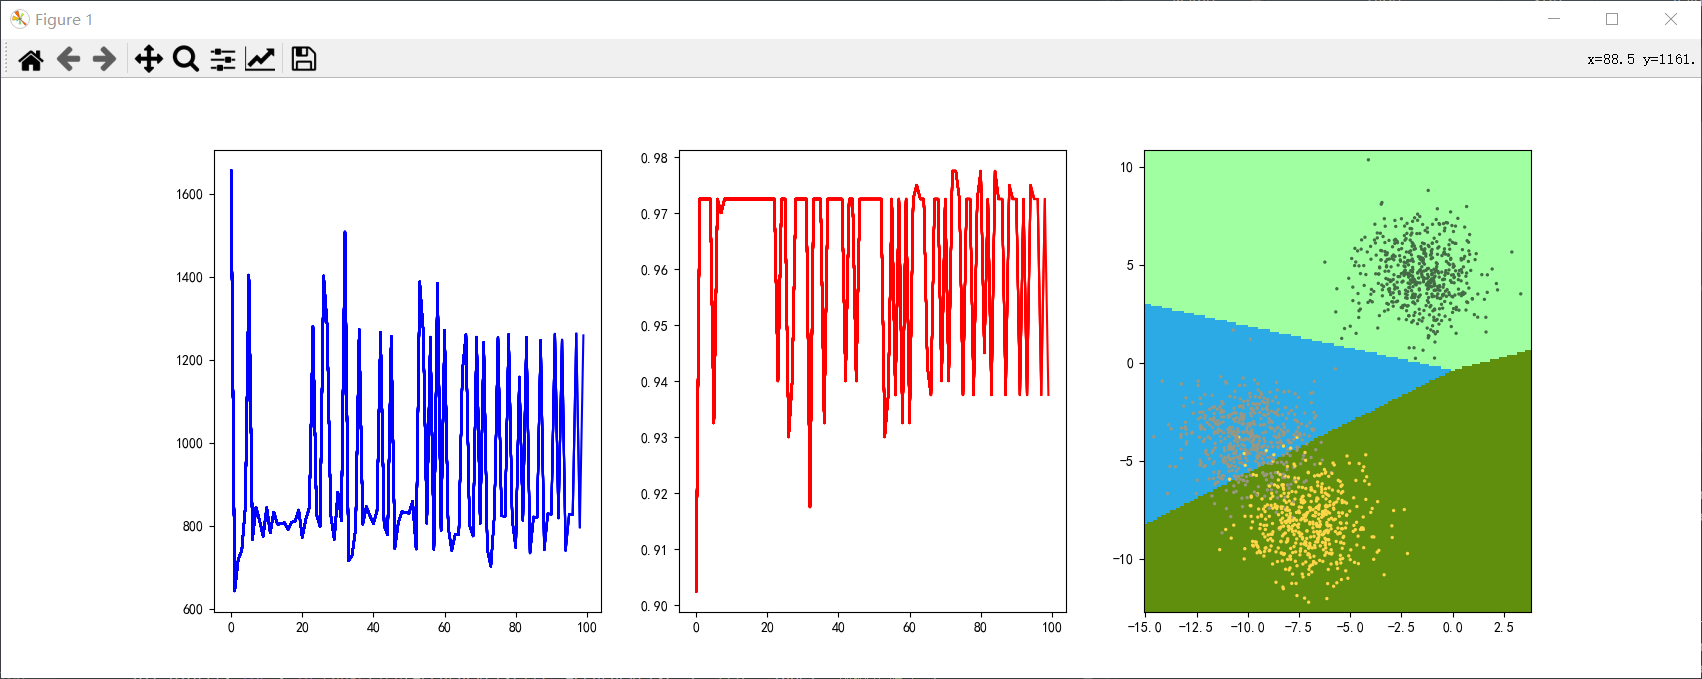

Here is the Python script that generated this plot:
# -*- coding: utf-8 -*-
"""
Created on Thu Dec 23 11:06:45 2021

@author: syr11
"""
import random
import pandas as pd  
import numpy as np
import matplotlib as mpl
import matplotlib.pyplot as plt
from sklearn.model_selection import KFold

plt.rcParams['font.sans-serif']=['SimHei']
plt.rcParams['axes.unicode_minus']=False

times=100
kf=KFold(n_splits=5)
K=3#改数字

def readData():
    data=pd.read_csv("GMM3.csv")#该文件夹名字
    index=data.iloc[:,0]
    x1=data.iloc[:,1]
    x2=data.iloc[:,2]   
    return index,x1,x2

def normalized(X):
    return (X-X.min)/(X.max-X.min)

def GMM(X):
    return X.tolist().index(max(X))

def get_error(theta,X,X_index):
    error=0
    for i in range(len(X)):
        error+=np.dot(theta[int(GMM(np.dot(theta,X[i])))],X[i])-np.dot(theta[int(X_index[i])],X[i])
    return error

def upload_theta(theta,X,X_index,alpha):
    for j in range(len(X)):
        if GMM(np.dot(theta,X[j]))!=X_index[j]:
            theta[GMM(np.dot(theta,X[j]))]-=alpha*X[j]
            theta[int(X_index[j])]+=alpha*X[j]
    return theta

def upload_Accuracy(theta,X,X_index):
    index_Acc=[]
    for i in range(0,len(X)):
        index_Acc.append(GMM(np.dot(theta,X[i])))
    np.array(index_Acc)
    Accuracy=(np.sum(index_Acc==X_index))/len(X)
    return Accuracy,index_Acc
if __name__ == '__main__':
    data_index,data_x1,data_x2=readData()
    for train_index, test_index in kf.split(data_index): 
        data_index_train, data_index_test = data_index[train_index], data_index[test_index]
        data_x1_train, data_x1_test =data_x1[train_index], data_x1[test_index]
        data_x2_train,data_x2_test = data_x2[train_index], data_x2[test_index]
    data_x1_train=np.array(data_x1_train)
    data_x2_train=np.array(data_x2_train)
    data_x1_test=np.array(data_x1_test)
    data_x2_test=np.array(data_x2_test)
    data_index_test=np.array(data_index_test)    
    x_show = np.stack((data_x1_train.flat, data_x2_train.flat), axis=1)
    #x_show=normalized(x_show)
    one=np.ones((len(x_show),1))
    X=np.c_[x_show,one]
    SGD_X=np.c_[x_show,data_index_train]
    x_show = np.stack((data_x1_test.flat, data_x2_test.flat), axis=1)
    #x_show=normalized(x_show)
    one=np.ones((len(x_show),1))
    X_test=np.c_[x_show,one]
    errorList=[]
    AccuracyList=[]
    theta=np.zeros((K,3))
    plt.ion()
    alpha=0.1
    fig = plt.figure(figsize=(17, 6))
    for i in range(times):
       # mini_X=random.sample(list(SGD_X),500)
        #mini_X=np.array(mini_X)
        #mini_X_index=mini_X[:,2]
        #np.delete(mini_X,2,axis=1)
        #theta=upload_theta(theta, mini_X, mini_X_index)
        #errorList.append(get_error(theta, mini_X, mini_X_index))
        
        
        theta=upload_theta(theta, X, data_index_train,alpha)
        alpha*=0.9
        errorList.append(get_error(theta, X, data_index_train))
        Accuracy,index_Acc=upload_Accuracy(theta,X_test,data_index_test)
        AccuracyList.append(Accuracy)
        ax1 = fig.add_subplot(131)
        plt.sca(ax1)
        plt.plot([x for x in range(len(errorList))], errorList, c='blue', label='误差迭代曲线')
        
        ax2 = fig.add_subplot(132)
        plt.sca(ax2)       
        plt.plot([x for x in range(len(AccuracyList))], AccuracyList, c='red', label='预测正确率')
        
        ax3 = fig.add_subplot(133)
        plt.sca(ax3)
        N, M = 200,200 
        x1_min, x2_min = min(data_x1_train)-0.5,min(data_x2_train)-0.5
        x1_max, x2_max =max(data_x1_train)+0.5,max(data_x2_train)+0.5
        t1 = np.linspace(x1_min, x1_max, N)
        t2 = np.linspace(x2_min, x2_max, M)
        x1, x2 = np.meshgrid(t1, t2)
        x_show = np.stack((x1.flat, x2.flat), axis=1)
        one=np.ones((len(x_show),1))
        x_show=np.c_[x_show,one]
        y_predict=[]
        for i in range(0,len(x_show)):
            y_predict.append(GMM(np.dot(theta,x_show[i])))
        y_predict=np.array(y_predict)
        mpl.rcParams['font.sans-serif'] = ['SimHei']
        mpl.rcParams['axes.unicode_minus'] = False
        cm_light = mpl.colors.ListedColormap(['#A0FFA0', '#FFA0A0','#A0A0FF','#FF16D5','#2CAAE6','#392EE6','#E9F07C','#608F0E'])
        cm_dark = mpl.colors.ListedColormap(['#436B45', '#FF45A1','#A7AAFF','#E859FF','#9A9882','#3AC5F1','#917261','#FFD648'])
        #将对应数量的值放入
        #cm_light=['#A0FFA0', '#FFA0A0','#A0A0FF','#FF16D5','#2CAAE6','#392EE6','#E9F07C','#608F0E']
        #cm_dark['#436B45', '#FF45A1','#A7AAFF','#E859FF','#9A9882','#3AC5F1','#917261','#FFD648']
        plt.xlim(x1_min, x1_max)
        plt.ylim(x2_min, x2_max)
        plt.pcolormesh(x1, x2, y_predict.reshape(x1.shape), cmap=cm_light)
        plt.scatter(data_x1_train,data_x2_train,s=2,c=data_index_train,cmap=cm_dark)
        plt.pause(0.01)
    print(theta)
    plt.ioff()
    plt.show()
